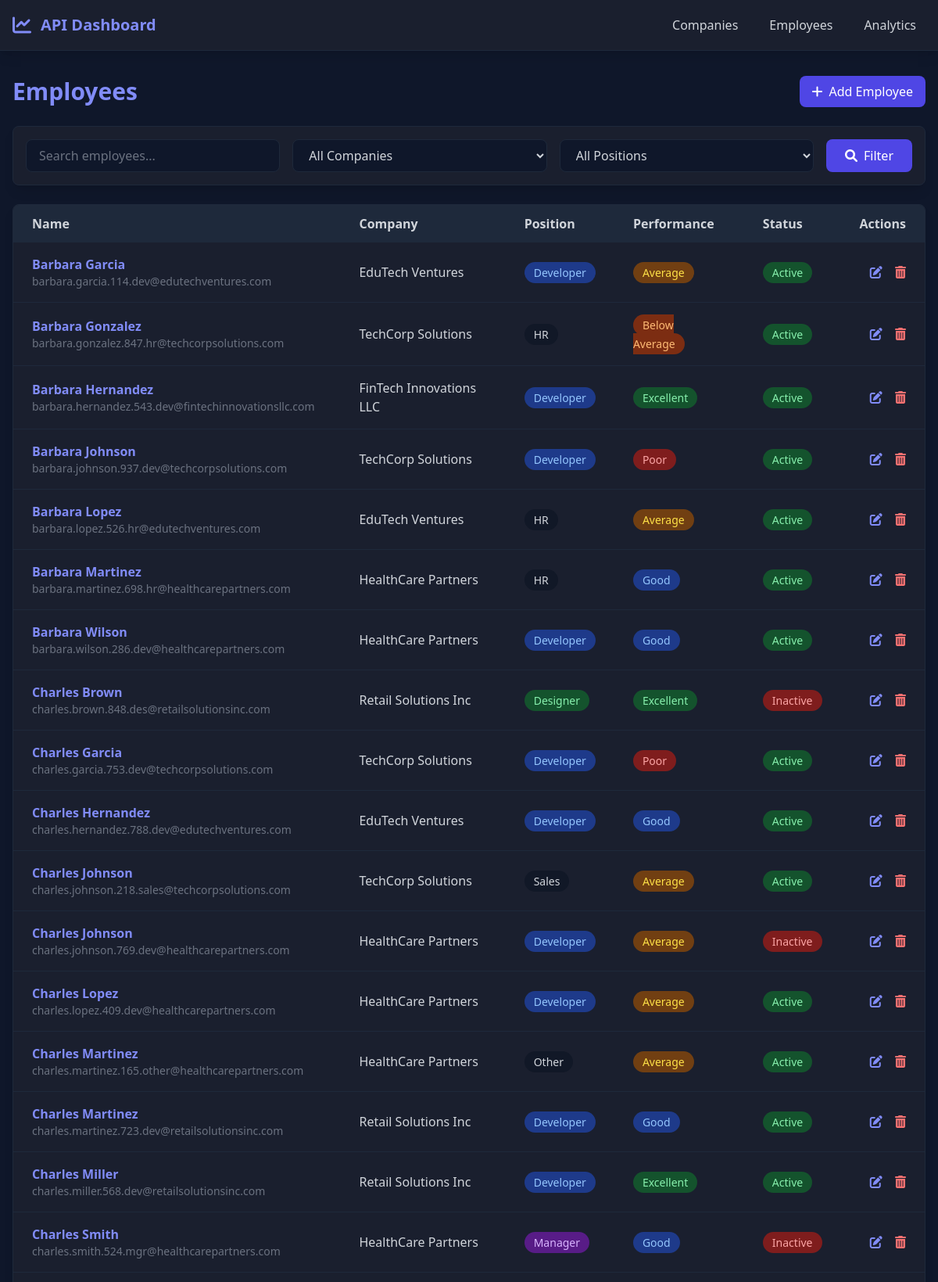
/employees/ (upper part), run on the app's committed database.
### api/models.py (models this page shows, shortened)
class Employee(models.Model):
    POSITION_CHOICES = [
        ('MGR', 'Manager'),
        ('DEV', 'Developer'),
        ('DES', 'Designer'),
        ('HR', 'HR'),
        ('SALES', 'Sales'),
        ('OTHER', 'Other'),
    ]
    PERFORMANCE_CHOICES = [
        ('EXC', 'Excellent'),
        ('GOOD', 'Good'),
        ('AVG', 'Average'),
        ('BELOW', 'Below Average'),
        ('POOR', 'Poor'),
    ]
    name = models.CharField(max_length=100)
    email = models.EmailField(
        unique=True,
        validators=[EmailValidator(message="Enter a valid email address.")]
    )
    phone = models.CharField(
        max_length=15,
        validators=[
            RegexValidator(
                regex=r'^\+?1?\d{9,15}$',
                message="Phone number must be entered in the format: '+999999999'. Up to 15 digits allowed."
            )
        ]
    )
    position = models.CharField(max_length=5, choices=POSITION_CHOICES, default='OTHER')
    company = models.ForeignKey(Company, on_delete=models.CASCADE)
    hire_date = models.DateField()
    salary = models.DecimalField(max_digits=10, decimal_places=2)
    performance_rating = models.CharField(max_length=5, choices=PERFORMANCE_CHOICES, default='AVG')
    projects_completed = models.IntegerField(default=0)
    is_active = models.BooleanField(default=True)
    created_at = models.DateTimeField(auto_now_add=True)
    updated_at = models.DateTimeField(auto_now=True)
    class Meta:
        ordering = ['name']
        unique_together = ['email', 'company']

class Company(models.Model):
    COMPANY_TYPES = [
        ('CORP', 'Corporation'),
        ('LLC', 'Limited Liability Company'),
        ('PART', 'Partnership'),
        ('SOLE', 'Sole Proprietorship'),
    ]
    name = models.CharField(max_length=100, unique=True)
    location = models.CharField(max_length=200)
    type = models.CharField(max_length=4, choices=COMPANY_TYPES, default='CORP')
    revenue = models.DecimalField(max_digits=12, decimal_places=2, default=0)
    website = models.URLField(blank=True)
    established_date = models.DateField(null=True, blank=True)
    description = models.TextField(blank=True)
    slug = models.SlugField(unique=True, blank=True)
    created_at = models.DateTimeField(auto_now_add=True)
    updated_at = models.DateTimeField(auto_now=True)
    class Meta:
        verbose_name_plural = "Companies"
        ordering = ['name']

### api/views.py (the view)
# urls.py: path('employees/', views.EmployeeListView.as_view(), name='employee_list'),
class EmployeeListView(ListView):
    template_name = 'employee_list.html'
    model = Employee
    context_object_name = 'employees'
    def get_queryset(self):
        queryset = Employee.objects.select_related('company').all()
        search = self.request.GET.get('search', '')
        if search:
            queryset = queryset.filter(
                Q(name__icontains=search) |
                Q(position__icontains=search) |
                Q(company__name__icontains=search)
            )
        return queryset

### api/templates/employee_list.html (shortened to what this page needs)
{% extends "base.html" %}
{% block content %}
<div class="space-y-6 animate-fade-in">
    <div class="flex justify-between items-center mb-6">
        <h1 class="text-3xl font-bold text-indigo-400">Employees</h1>
        <a href="{% url 'employee_create' %}" class="bg-indigo-600 hover:bg-indigo-700 text-white px-4 py-2 rounded-lg transition-colors duration-200">
            <i class="fas fa-plus mr-2"></i>Add Employee
        </a>
    </div>
    <div class="bg-dark-200 p-4 rounded-lg shadow-lg border border-dark-100 mb-6">
        <form method="get" class="flex flex-wrap gap-4">
            <div class="flex-1 min-w-[200px]">
                <input type="text" name="search" placeholder="Search employees..." value="{{ request.GET.search }}"
                    class="w-full px-4 py-2 rounded-lg bg-dark-300 border border-dark-100 text-gray-300 placeholder-gray-500 focus:outline-none focus:border-indigo-500">
            </div>
            <div class="flex-1 min-w-[200px]">
                <select name="company" class="w-full px-4 py-2 rounded-lg bg-dark-300 border border-dark-100 text-gray-300 focus:outline-none focus:border-indigo-500">
                    <option value="">All Companies</option>
                </select>
            </div>
            <div class="flex-1 min-w-[200px]">
                <select name="position" class="w-full px-4 py-2 rounded-lg bg-dark-300 border border-dark-100 text-gray-300 focus:outline-none focus:border-indigo-500">
                    <option value="">All Positions</option>
                </select>
            </div>
            <button type="submit" class="px-6 py-2 bg-indigo-600 text-white rounded-lg hover:bg-indigo-700 transition-colors duration-200">
                <i class="fas fa-search mr-2"></i>Filter
            </button>
        </form>
    </div>
    <div class="bg-dark-200 rounded-lg shadow-lg border border-dark-100 overflow-hidden">
        <div class="overflow-x-auto">
            <table class="w-full">
                <thead>
                    <tr class="bg-dark-100 text-gray-300">
                        <th class="px-6 py-3 text-left">Name</th>
                        <th class="px-6 py-3 text-left">Company</th>
                        <th class="px-6 py-3 text-left">Position</th>
                        <th class="px-6 py-3 text-left">Performance</th>
                        <th class="px-6 py-3 text-left">Status</th>
                        <th class="px-6 py-3 text-right">Actions</th>
                    </tr>
                </thead>
                <tbody class="divide-y divide-dark-100">
                    {% for employee in employees %}
                    <tr class="hover:bg-dark-100 transition-colors duration-200">
                        <td class="px-6 py-4">
                            <div class="text-indigo-400 font-semibold">{{ employee.name }}</div>
                            <div class="text-gray-500 text-sm">{{ employee.email }}</div>
                        </td>
                        <td class="px-6 py-4 text-gray-300">{{ employee.company.name }}</td>
                        <td class="px-6 py-4">
                            <span class="px-3 py-1 text-sm rounded-full {% if employee.position == 'MGR' %}bg-purple-900 text-purple-300{% elif employee.position == 'DEV' %}bg-blue-900 text-blue-300{% elif employee.position == 'DES' %}bg-green-900 text-green-300{% else %}bg-gray-900 text-gray-300{% endif %}">
                                {{ employee.get_position_display }}
                            </span>
                        </td>
                        <td class="px-6 py-4">
                            <span class="px-3 py-1 text-sm rounded-full {% if employee.performance_rating == 'EXC' %}bg-green-900 text-green-300{% elif employee.performance_rating == 'GOOD' %}bg-blue-900 text-blue-300{% elif employee.performance_rating == 'AVG' %}bg-yellow-900 text-yellow-300{% elif employee.performance_rating == 'BELOW' %}bg-orange-900 text-orange-300{% else %}bg-red-900 text-red-300{% endif %}">
                                {{ employee.get_performance_rating_display }}
                            </span>
                        </td>
                        <td class="px-6 py-4">
                            <span class="px-3 py-1 text-sm rounded-full {% if employee.is_active %}bg-green-900 text-green-300{% else %}bg-red-900 text-red-300{% endif %}">
                                {% if employee.is_active %}Active{% else %}Inactive{% endif %}
                            </span>
                        </td>
                        <td class="px-6 py-4 text-right space-x-3">
                            <a href="{% url 'employee_update' employee.id %}" class="text-indigo-400 hover:text-indigo-300 transition-colors duration-200">
                                <i class="fas fa-edit"></i>
                            </a>
                            <a href="{% url 'employee_delete' employee.id %}" class="text-red-400 hover:text-red-300 transition-colors duration-200">
                                <i class="fas fa-trash-alt"></i>
                            </a>
                        </td>
                    </tr>
                    {% empty %}
                    <tr>
                        <td colspan="6" class="px-6 py-8 text-center text-gray-400">
                            No employees found matching your criteria
                        </td>
                    </tr>
                    {% endfor %}
                </tbody>
            </table>
        </div>
    </div>
</div>
{% endblock %}

### api/templates/base.html (style rules this page uses)
.animate-fade-in { animation: fadeIn 0.5s ease-out forwards; }

### data on the page
Employee: name "Barbara Garcia", email "barbara.garcia.114.dev@edutechventures.com", company.name "EduTech Ventures", position "Developer", performance_rating "Average", is_active "Active"
Employee: name "Barbara Gonzalez", email "barbara.gonzalez.847.hr@techcorpsolutions.com", company.name "TechCorp Solutions", position "HR", performance_rating "Below Average", is_active "Active"
Employee: name "Barbara Hernandez", email "barbara.hernandez.543.dev@fintechinnovationsllc.com", company.name "FinTech Innovations LLC", position "Developer", performance_rating "Excellent", is_active "Active"
Employee: name "Barbara Johnson", email "barbara.johnson.937.dev@techcorpsolutions.com", company.name "TechCorp Solutions", position "Developer", performance_rating "Poor", is_active "Active"
Employee: name "Barbara Lopez", email "barbara.lopez.526.hr@edutechventures.com", company.name "EduTech Ventures", position "HR", performance_rating "Average", is_active "Active"
Employee: name "Barbara Martinez", email "barbara.martinez.698.hr@healthcarepartners.com", company.name "HealthCare Partners", position "HR", performance_rating "Good", is_active "Active"
Employee: name "Barbara Wilson", email "barbara.wilson.286.dev@healthcarepartners.com", company.name "HealthCare Partners", position "Developer", performance_rating "Good", is_active "Active"
Employee: name "Charles Brown", email "charles.brown.848.des@retailsolutionsinc.com", company.name "Retail Solutions Inc", position "Designer", performance_rating "Excellent", is_active "Inactive"
Employee: name "Charles Garcia", email "charles.garcia.753.dev@techcorpsolutions.com", company.name "TechCorp Solutions", position "Developer", performance_rating "Poor", is_active "Active"
Employee: name "Charles Hernandez", email "charles.hernandez.788.dev@edutechventures.com", company.name "EduTech Ventures", position "Developer", performance_rating "Good", is_active "Active"
Employee: name "Charles Johnson", email "charles.johnson.218.sales@techcorpsolutions.com", company.name "TechCorp Solutions", position "Sales", performance_rating "Average", is_active "Active"
Employee: name "Charles Johnson", email "charles.johnson.769.dev@healthcarepartners.com", company.name "HealthCare Partners", position "Developer", performance_rating "Average", is_active "Inactive"
Employee: name "Charles Lopez", email "charles.lopez.409.dev@healthcarepartners.com", company.name "HealthCare Partners", position "Developer", performance_rating "Average", is_active "Active"
Employee: name "Charles Martinez", email "charles.martinez.165.other@healthcarepartners.com", company.name "HealthCare Partners", position "Other", performance_rating "Average", is_active "Active"
Employee: name "Charles Martinez", email "charles.martinez.723.dev@retailsolutionsinc.com", company.name "Retail Solutions Inc", position "Developer", performance_rating "Good", is_active "Active"
Employee: name "Charles Miller", email "charles.miller.568.dev@retailsolutionsinc.com", company.name "Retail Solutions Inc", position "Developer", performance_rating "Excellent", is_active "Active"
Employee: name "Charles Smith", email "charles.smith.524.mgr@healthcarepartners.com", company.name "HealthCare Partners", position "Manager", performance_rating "Good", is_active "Inactive"
